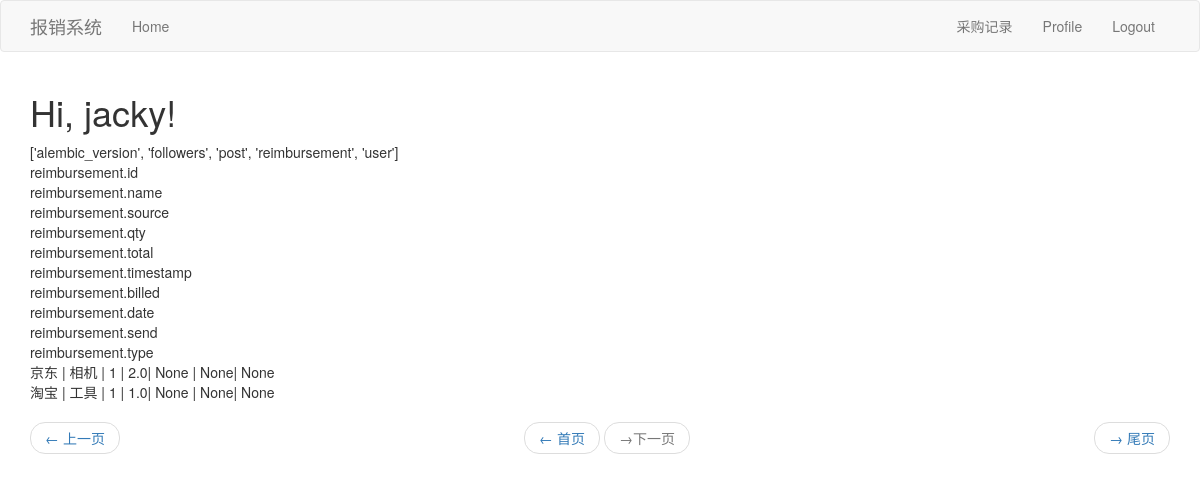
/home/index?page=7 (signed in), run on the app's committed database.
### app/models.py (models this page shows, shortened)
class User(UserMixin,db.Model):
    id = db.Column(db.Integer, primary_key=True)
    username = db.Column(db.String(64), index=True, unique=True)
    email = db.Column(db.String(120), index=True, unique=True)
    password_hash = db.Column(db.String(128))
    about_me = db.Column(db.String(140))
    last_seen = db.Column(db.DateTime, default=datetime.utcnow)
    followed = db.relationship(
        'User', secondary=followers,
        primaryjoin=(followers.c.follower_id == id),
        secondaryjoin=(followers.c.followed_id == id),
        backref=db.backref('followers', lazy='dynamic'), lazy='dynamic')
    posts = db.relationship('Post', backref='author', lazy='dynamic')

class Reimbursement(db.Model):
    id = db.Column(db.Integer,primary_key=True,autoincrement=True)
    source = db.Column(db.String(10))
    name = db.Column(db.String(50))
    qty = db.Column(db.Integer)
    total = db.Column(db.Float)
    billed = db.Column(db.String(6),default='未索要')
    type = db.Column(db.String(6),default='无') #elec,paper
    send = db.Column(db.String(6),default='未发送')
    date = db.Column(db.Date,index=True, default=datetime.utcnow)
    timestamp = db.Column(db.DateTime, index=True, default=datetime.utcnow)

### app/home/routes.py (the view)
@bp.route('/')
@bp.route('/index')
@login_required
def index():
    page = request.args.get('page', 1, type=int)
    reimbursements = Reimbursement.query.order_by(Reimbursement.timestamp.desc()).paginate(
        page, current_app.config['POSTS_PER_PAGE'], False)
    Allpages = math.ceil(int(reimbursements.total) /  current_app.config['POSTS_PER_PAGE'])
    first_url = url_for('home.index', baseDict=baseDict, page=1)
    next_url = url_for('home.index', baseDict=baseDict,page=reimbursements.next_num) \
        if reimbursements.has_next else None
    prev_url = url_for('home.index',baseDict=baseDict, page=reimbursements.prev_num) \
        if reimbursements.has_prev else None
    last_url = url_for('home.index', page=Allpages)
    return render_template('home/index.html', baseDict=baseDict, reimbursements=reimbursements.items,
                           first_url=first_url,next_url=next_url, prev_url=prev_url,last_url=last_url)

### app/home/routes.py (called while the page is built)
@bp.before_request
def before_request():
    if current_user.is_authenticated:
        current_user.last_seen = datetime.utcnow()
        db.session.commit()

### app/models.py (called while the page is built)
@login.user_loader
def load_user(id):
    return User.query.get(int(id))

### app/templates/home/index.html (shortened to what this page needs)
{% extends "base.html" %}
{% import 'bootstrap/wtf.html' as wtf %}
{% block app_content  %}
    <h1>Hi, {{ current_user.username }}!</h1>
    <div>{{ baseDict['tables'] }}</div>
    {% for field in baseDict['reimbursement'] %}
    <div>{{ field }}</div>
    {% endfor %}
    {% for reimbursement in reimbursements %}
    <div>{{ reimbursement.source }} | {{ reimbursement.name }} | {{ reimbursement.qty }} | {{ reimbursement.total }}| {{ reimbursement.date }}
    | {{ reimbursement.send }}| {{ reimbursement.type }}</div>
    {% endfor %}
    <nav aria-label="...">
            <ul class="pager">
                <li class="previous{% if not prev_url %} disabled{% endif %}">
                    <a href="{{ prev_url or '#' }}">
                        <span aria-hidden="true">&larr;</span> 上一页
                    </a>
                </li>
                <li class="first{% if not first_url %} disabled{% endif %}">
                    <a href="{{ first_url or '#' }}">
                        <span aria-hidden="true">&larr;</span> 首页
                    </a>
                </li>
                <li class="next{% if not last_url %} disabled{% endif %}">
                    <a href="{{ last_url or '#' }}">
                        <span aria-hidden="true">&rarr;</span> 尾页
                    </a>
                </li>
                <li class="last{% if not next_url %} disabled{% endif %}">
                    <a href="{{ next_url or '#' }}">
                         <span aria-hidden="true">&rarr;</span>下一页
                    </a>
                </li>
            </ul>
        </nav>
{% endblock %}

### data on the page
User: username "jacky"
Reimbursement: source "京东", name "相机", qty "1", total "2.0", date "None", send "None", type "None"
Reimbursement: source "淘宝", name "工具", qty "1", total "1.0", date "None", send "None", type "None"

### other printed values
{{ baseDict['tables'] }} "['alembic_version', 'followers', 'post', 'reimbursement', 'user']"
{{ field }} "reimbursement.id" "reimbursement.name" "reimbursement.source" "reimbursement.qty" "reimbursement.total" "reimbursement.timestamp" "reimbursement.billed" "reimbursement.date" "reimbursement.send" "reimbursement.type"
